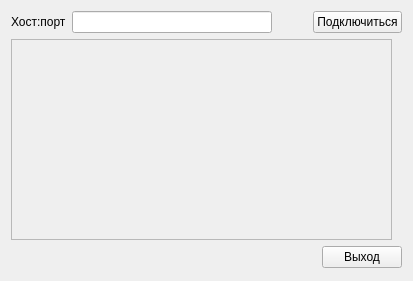
<?xml version="1.0" encoding="UTF-8"?>
<ui version="4.0">
 <class>TLamp</class>
 <widget class="QWidget" name="TLamp">
  <property name="geometry">
   <rect>
    <x>0</x>
    <y>0</y>
    <width>413</width>
    <height>281</height>
   </rect>
  </property>
  <property name="sizePolicy">
   <sizepolicy hsizetype="Fixed" vsizetype="Fixed">
    <horstretch>0</horstretch>
    <verstretch>0</verstretch>
   </sizepolicy>
  </property>
  <property name="windowTitle">
   <string>Тестовое задание &quot;Фонарь&quot;</string>
  </property>
  <layout class="QGridLayout" name="gridLayout">
   <item row="0" column="0">
    <layout class="QHBoxLayout" name="horizontalLayout_2">
     <item>
      <widget class="QLabel" name="label">
       <property name="text">
        <string>Хост:порт</string>
       </property>
      </widget>
     </item>
     <item>
      <widget class="QLineEdit" name="leHostName">
       <property name="minimumSize">
        <size>
         <width>200</width>
         <height>0</height>
        </size>
       </property>
      </widget>
     </item>
     <item>
      <spacer name="horizontalSpacer">
       <property name="orientation">
        <enum>Qt::Horizontal</enum>
       </property>
       <property name="sizeHint" stdset="0">
        <size>
         <width>40</width>
         <height>20</height>
        </size>
       </property>
      </spacer>
     </item>
     <item>
      <widget class="QPushButton" name="btnConnect">
       <property name="text">
        <string>Подключиться</string>
       </property>
      </widget>
     </item>
    </layout>
   </item>
   <item row="2" column="0">
    <layout class="QHBoxLayout" name="horizontalLayout">
     <item>
      <spacer name="horizontalSpacer_2">
       <property name="orientation">
        <enum>Qt::Horizontal</enum>
       </property>
       <property name="sizeHint" stdset="0">
        <size>
         <width>40</width>
         <height>20</height>
        </size>
       </property>
      </spacer>
     </item>
     <item>
      <widget class="QPushButton" name="btnExit">
       <property name="text">
        <string>Выход</string>
       </property>
      </widget>
     </item>
    </layout>
   </item>
   <item row="1" column="0">
    <widget class="QFrame" name="frame">
     <property name="sizePolicy">
      <sizepolicy hsizetype="Minimum" vsizetype="Minimum">
       <horstretch>0</horstretch>
       <verstretch>0</verstretch>
      </sizepolicy>
     </property>
     <property name="minimumSize">
      <size>
       <width>381</width>
       <height>201</height>
      </size>
     </property>
     <property name="maximumSize">
      <size>
       <width>381</width>
       <height>201</height>
      </size>
     </property>
     <property name="frameShape">
      <enum>QFrame::StyledPanel</enum>
     </property>
     <property name="frameShadow">
      <enum>QFrame::Raised</enum>
     </property>
    </widget>
   </item>
  </layout>
 </widget>
 <layoutdefault spacing="6" margin="11"/>
 <resources/>
 <connections>
  <connection>
   <sender>btnConnect</sender>
   <signal>clicked()</signal>
   <receiver>TLamp</receiver>
   <slot>slotBtnConnectClicked()</slot>
   <hints>
    <hint type="sourcelabel">
     <x>357</x>
     <y>25</y>
    </hint>
    <hint type="destinationlabel">
     <x>395</x>
     <y>41</y>
    </hint>
   </hints>
  </connection>
  <connection>
   <sender>btnExit</sender>
   <signal>clicked()</signal>
   <receiver>TLamp</receiver>
   <slot>slotBtnExitClicked()</slot>
   <hints>
    <hint type="sourcelabel">
     <x>335</x>
     <y>278</y>
    </hint>
    <hint type="destinationlabel">
     <x>344</x>
     <y>293</y>
    </hint>
   </hints>
  </connection>
 </connections>
 <slots>
  <slot>slotBtnConnectClicked()</slot>
  <slot>slotBtnExitClicked()</slot>
 </slots>
</ui>
